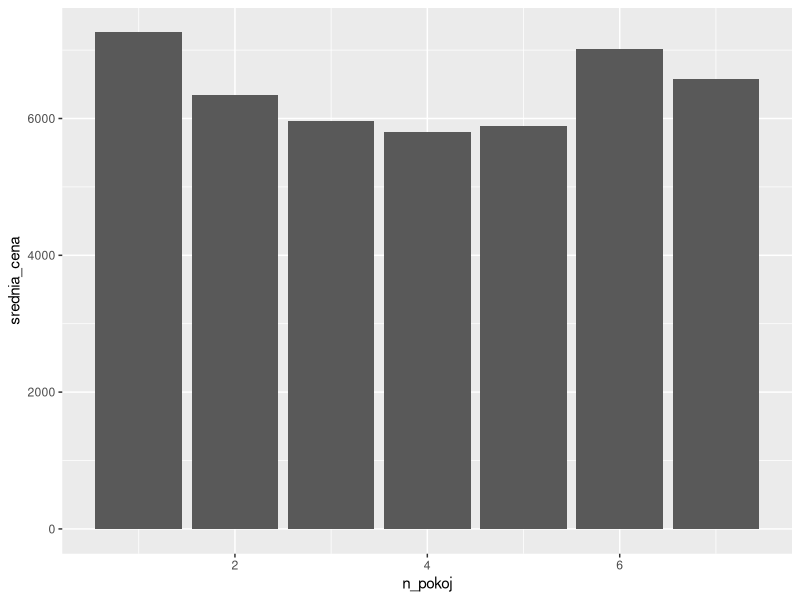
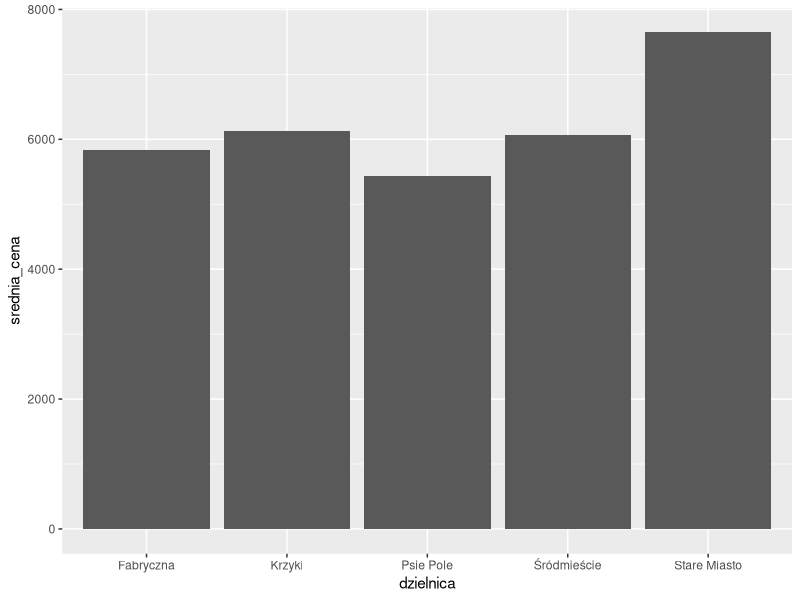

Generate these figures, in order, with R:
## ------------------------------------------------------------------------
mieszkania <- read.csv("data/mieszkania_wroclaw_ceny.csv", 
                       encoding = "UTF-8")

## ------------------------------------------------------------------------
# wymiary tabeli
dim(mieszkania)

# pierwsze wiersze z tabeli
head(mieszkania)

## ------------------------------------------------------------------------
# podsumowanie tabeli
summary(mieszkania)

## ---- message=FALSE, warning = FALSE-------------------------------------
library(dplyr)
filter(mieszkania, dzielnica == "Stare Miasto")

## ------------------------------------------------------------------------
filter(mieszkania, dzielnica == "Stare Miasto", rok == 2017)

## ------------------------------------------------------------------------
select(mieszkania, dzielnica, cena_m2)

## ------------------------------------------------------------------------
mieszkania %>%
  filter(dzielnica == "Srodmiescie") %>%
  select(dzielnica, pietro, cena_m2)

## ------------------------------------------------------------------------
mieszkania %>%
  group_by(n_pokoj) %>%
  summarise(srednia_cena = mean(cena_m2))

## ---- message=FALSE, warning=FALSE---------------------------------------
library(ggplot2)
srednia_cena_pokoje <- mieszkania %>%
  group_by(n_pokoj) %>%
  summarise(srednia_cena = mean(cena_m2))

## ---- eval = FALSE-------------------------------------------------------
## ggplot(srednia_cena_pokoje, aes(x = n_pokoj, y = srednia_cena))

## ---- eval = T-----------------------------------------------------------
ggplot(srednia_cena_pokoje, aes(x = n_pokoj, y = srednia_cena)) +
  geom_bar(stat = "identity")

## ------------------------------------------------------------------------
mieszkania %>%
  filter(dzielnica == "Psie Pole", n_pokoj > 2) %>%
  head

## ------------------------------------------------------------------------
mieszkania %>%
  select(pietro, metraz)

## ------------------------------------------------------------------------
mieszkania_srodmiescie <- mieszkania %>%
  filter(dzielnica == "Srodmiescie")

## ------------------------------------------------------------------------
mieszkania %>%
  filter(dzielnica == "Krzyki") %>%
  select(pietro, pietro_maks)

## ---- message=FALSE, warning=FALSE---------------------------------------
srednia_cena_dzielnice <- mieszkania %>%
  group_by(dzielnica) %>%
  summarise(srednia_cena = mean(cena_m2))

## ------------------------------------------------------------------------
ggplot(srednia_cena_dzielnice, aes(x = dzielnica, y = srednia_cena)) +
  geom_bar(stat = "identity")

